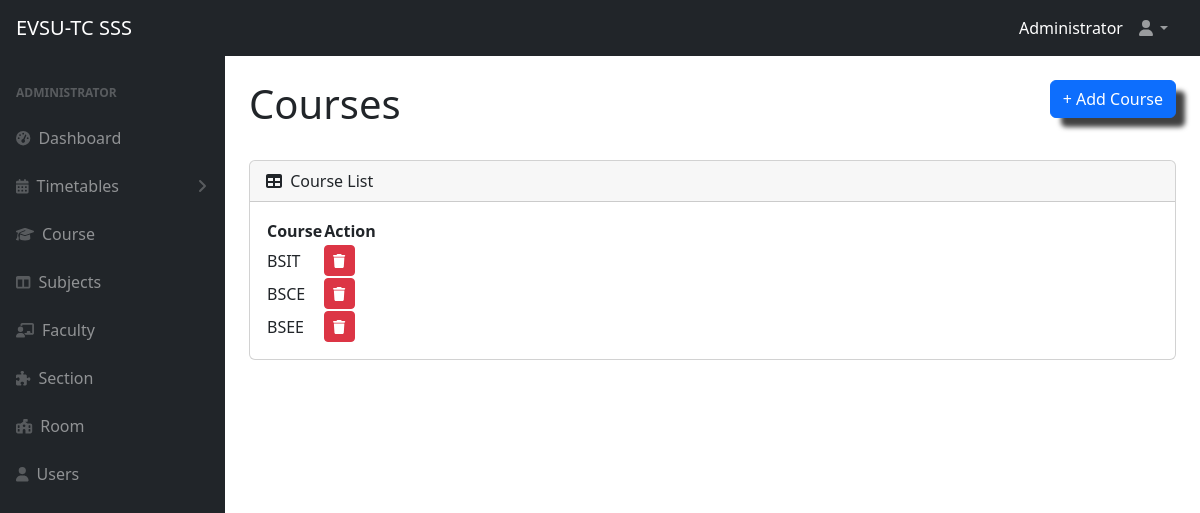
The app's page /course.php (signed in) with its own data.
### tables this page shows
CREATE TABLE `courses` (
  `id` int(11) NOT NULL,
  `course_name` varchar(255) NOT NULL
);

### course.php (the view, shortened to what this page needs)
<?php
include 'db.php';
?>
<!DOCTYPE html>
<html lang="en">
    <head>
        <link href="https://cdn.jsdelivr.net/npm/select2@4.1.0-rc.0/dist/css/select2.min.css" rel="stylesheet" />
        <link href="https://cdn.jsdelivr.net/npm/simple-datatables@7.1.2/dist/style.min.css" rel="stylesheet" />
        <link href="css/styles.css" rel="stylesheet" />
    </head>
    <body class="sb-nav-fixed">
        <?php include 'navbar.php'; ?>
        <div id="layoutSidenav">
            <div id="layoutSidenav_nav">
                <?php include 'sidenav.php'; ?>
            </div>
            <div id="layoutSidenav_content">
                <main>
                    <div class="container-fluid px-4">
                        <h1 class="mt-4">Courses <button type="button" class="btn btn-primary btns" data-bs-toggle="modal" data-bs-target="#addCourse">+ Add Course</button></h1>
                        <div class="card mb-4">
                            <div class="card-header">
                                <i class="fas fa-table me-1"></i>
                                Course List
                            </div>
                            <div class="card-body">
                                <table id="datatablesSimple">
                                    <thead>
                                        <tr>
                                            <th>Course</th>
                                            <th>Action</th>
                                        </tr>
                                    </thead>
                                    <tbody>
                                    <?php
                                    $result = mysqli_query($conn,"SELECT * FROM courses");
                                    while($row = mysqli_fetch_array($result)) {
                                    ?>
                                        <tr>
                                            <td><?php echo $row['course_name']; ?></td>
                                            <td><a href='?deleteeid=<?php echo $row['id']?>' class="btn btn-danger btn-sm"><i class="fa-solid fa-trash"></i></a></td>
                                        </tr>
                                    <?php
                                    }
                                    ?>
                                    </tbody>
                                </table>
                            </div>
                        </div>
                    </div>
                </main>
            </div>
        </div>
    </body>
</html>

### course.php (style rules this page uses)
.btns { float: right; box-shadow: 10px 10px 5px -1px rgba(0,0,0,0.75); -webkit-box-shadow: 10px 10px 5px -1px rgba(0,0,0,0.75); -moz-box-shadow: 10px 10px 5px -1px rgba(0,0,0,0.75); }

### records on screen
courses: course_name "BSIT"
courses: course_name "BSCE"
courses: course_name "BSEE"

### other values on screen
$_SESSION['fullname'] "Administrator"
